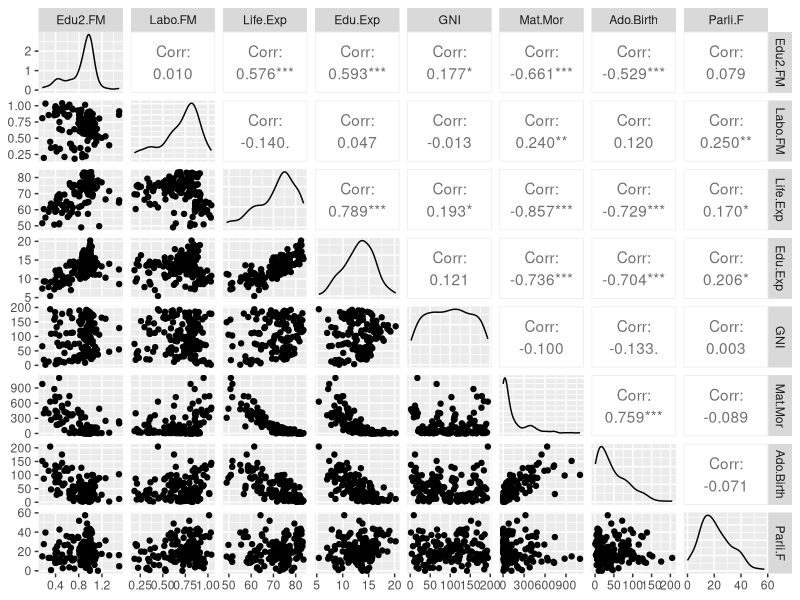
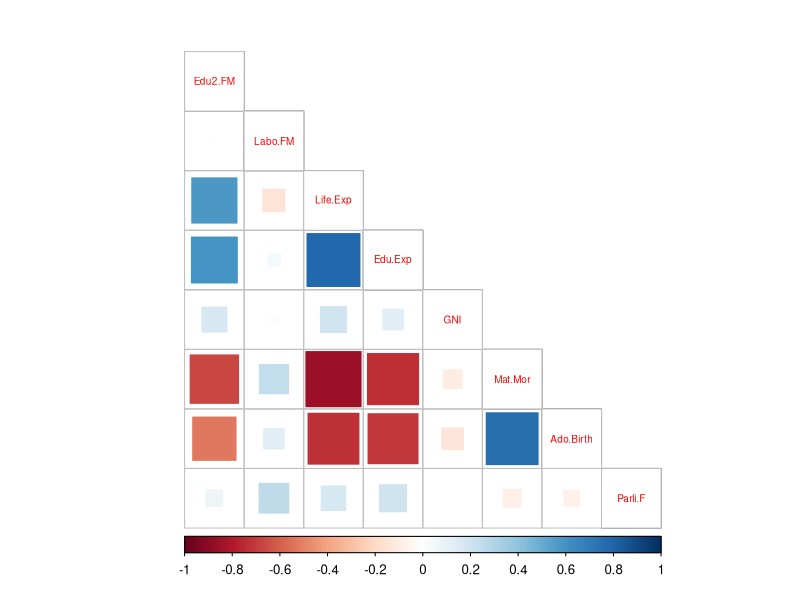
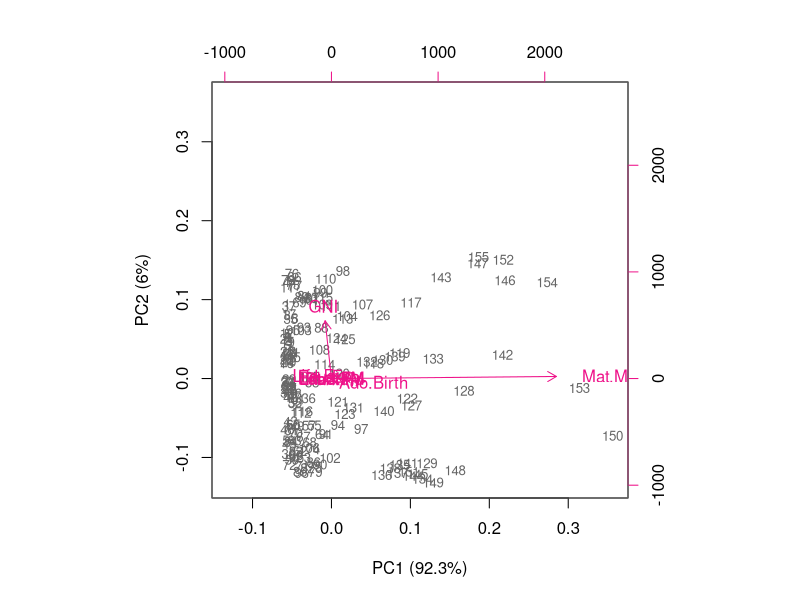
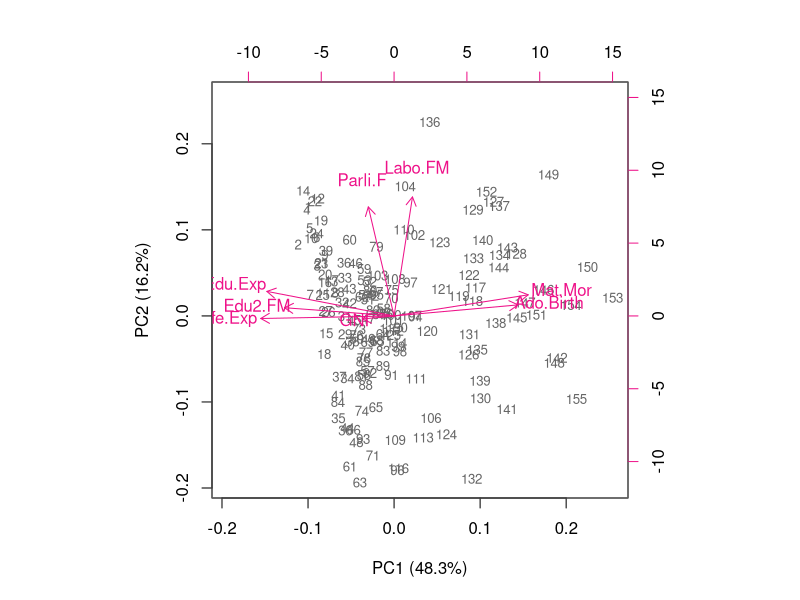
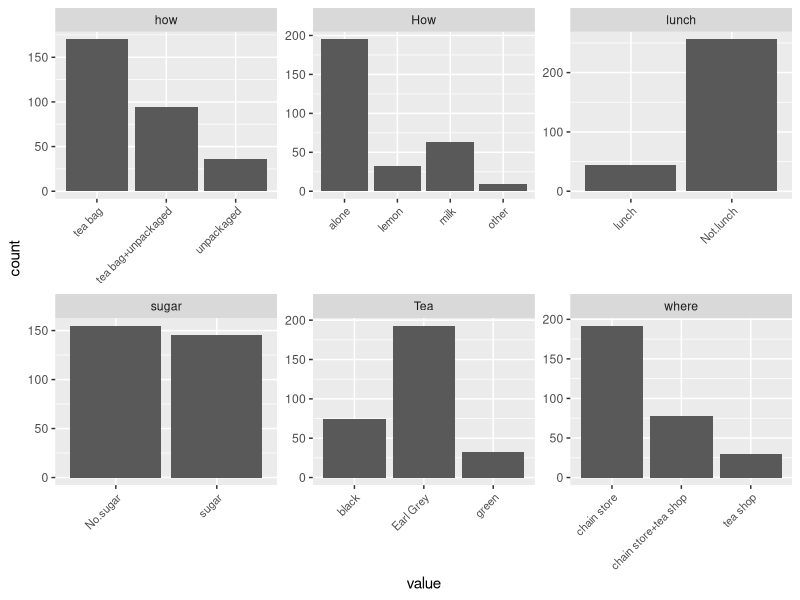
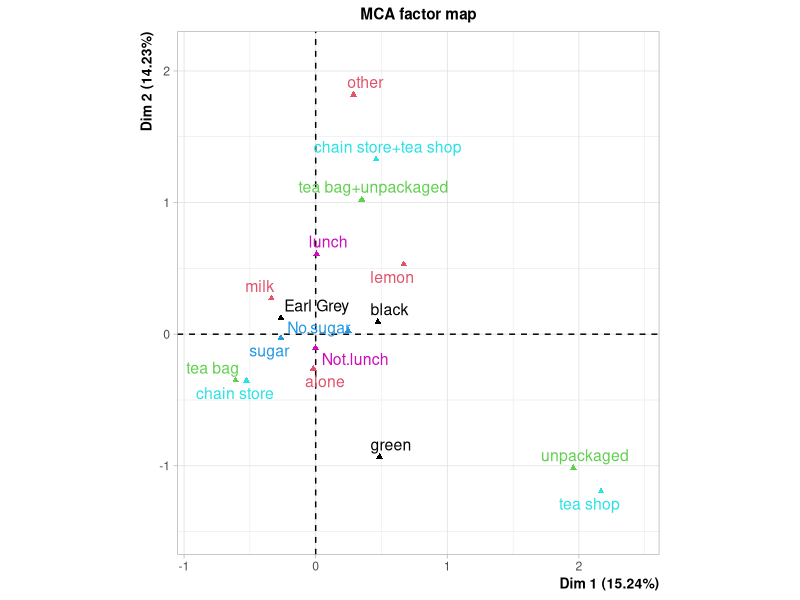

These figures' R source, in order:
## ---- chunk 1
# dplyr, corrplot and GGally are available
library(dplyr)
library(corrplot)
library(GGally)
human <- read.table("create_human.csv", sep = "," , header=TRUE)
human <- select(human, -1)
summary(human)
## ---- chunk 2

# visualize the 'human' variables
ggpairs(human)

# compute the correlation matrix and visualize it with corrplot
cor_human <- cor(human)
cor_human
corrplot(cor_human, method="square", type="lower", cl.pos="b", tl.pos="d", tl.cex = 0.6)
# cor(human) %>% corrplot was the code given in DataCamp, but I find it slightly confusing to present the data in that way, I prefer the plot I wrote above.

## ---- chunk 3
pca_human <- prcomp(human)
pca_human
## ---- chunk 4
# create and print out a summary of pca_human
s <- summary(pca_human)
s

# rounded percentages of variance captured by each PC
pca_pr <- round(100*s$importance[2,], digits = 1) 

# print out the percentages of variance
pca_pr

# create object pc_lab to be used as axis labels
pc_lab <- paste0(names(pca_pr), " (", pca_pr, "%)")

# draw a biplot
biplot(pca_human, cex = c(0.8, 1), col = c("grey40", "deeppink2"), xlab = pc_lab[1], ylab = pc_lab[2])

## ---- chunk 5
# human_std <- scale(human) was the way that I have scaled in the previous weeks. Now I found the following:
pca_human <- prcomp(human, scale. = TRUE)
pca_human

# create and print out a summary of pca_human
s <- summary(pca_human)
s

# rounded percentages of variance captured by each PC
pca_pr <- round(100*s$importance[2,], digits = 1) 

# print out the percentages of variance
pca_pr

# create object pc_lab to be used as axis labels
pc_lab <- paste0(names(pca_pr), " (", pca_pr, "%)")

# draw a biplot
biplot(pca_human, cex = c(0.8, 1), col = c("grey40", "deeppink2"), xlab = pc_lab[1], ylab = pc_lab[2])

## ---- chunk 6
# the tea dataset and packages FactoMineR, ggplot2, dplyr and tidyr are available
library(FactoMineR)
data(tea)
library(ggplot2)
library(dplyr)
library(tidyr)

# column names to keep in the dataset
keep_columns <- c("Tea", "How", "how", "sugar", "where", "lunch")

# select the 'keep_columns' to create a new dataset
tea_time <- select(tea, one_of(keep_columns))

# look at the summaries and structure of the data
summary(tea_time)
str(tea_time)

# visualize the dataset
gather(tea_time) %>% ggplot(aes(value)) + facet_wrap("key", scales = "free") + geom_bar() + theme(axis.text.x = element_text(angle = 45, hjust = 1, size = 8))

## ---- chunk 7
# multiple correspondence analysis
mca <- MCA(tea_time, graph = FALSE)

# summary of the model
summary(mca)

# visualize MCA
plot(mca, invisible=c("ind"), habillage = "quali")
